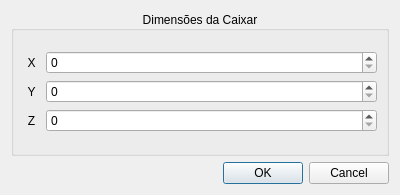
<?xml version="1.0" encoding="UTF-8"?>
<ui version="4.0">
 <class>tamanhoBox</class>
 <widget class="QDialog" name="tamanhoBox">
  <property name="geometry">
   <rect>
    <x>0</x>
    <y>0</y>
    <width>400</width>
    <height>195</height>
   </rect>
  </property>
  <property name="windowTitle">
   <string>Dialog</string>
  </property>
  <layout class="QVBoxLayout" name="verticalLayout_4">
   <item>
    <layout class="QVBoxLayout" name="verticalLayout_3">
     <item>
      <widget class="QGroupBox" name="groupBox">
       <property name="title">
        <string>Dimensões da Caixar</string>
       </property>
       <property name="alignment">
        <set>Qt::AlignCenter</set>
       </property>
       <layout class="QVBoxLayout" name="verticalLayout_2">
        <item>
         <layout class="QVBoxLayout" name="verticalLayout">
          <item>
           <layout class="QHBoxLayout" name="horizontalLayout" stretch="5,95">
            <item>
             <widget class="QLabel" name="label">
              <property name="text">
               <string>X</string>
              </property>
              <property name="alignment">
               <set>Qt::AlignCenter</set>
              </property>
             </widget>
            </item>
            <item>
             <widget class="QSpinBox" name="spinBoxBoxX"/>
            </item>
           </layout>
          </item>
          <item>
           <layout class="QHBoxLayout" name="horizontalLayout_2" stretch="5,95">
            <item>
             <widget class="QLabel" name="label_2">
              <property name="text">
               <string>Y</string>
              </property>
              <property name="alignment">
               <set>Qt::AlignCenter</set>
              </property>
             </widget>
            </item>
            <item>
             <widget class="QSpinBox" name="spinBoxBoxY"/>
            </item>
           </layout>
          </item>
          <item>
           <layout class="QHBoxLayout" name="horizontalLayout_3" stretch="5,95">
            <item>
             <widget class="QLabel" name="label_3">
              <property name="text">
               <string>Z</string>
              </property>
              <property name="alignment">
               <set>Qt::AlignCenter</set>
              </property>
             </widget>
            </item>
            <item>
             <widget class="QSpinBox" name="spinBoxBoxZ"/>
            </item>
           </layout>
          </item>
         </layout>
        </item>
       </layout>
      </widget>
     </item>
     <item>
      <widget class="QDialogButtonBox" name="buttonBox">
       <property name="orientation">
        <enum>Qt::Horizontal</enum>
       </property>
       <property name="standardButtons">
        <set>QDialogButtonBox::Cancel|QDialogButtonBox::Ok</set>
       </property>
      </widget>
     </item>
    </layout>
   </item>
  </layout>
 </widget>
 <resources/>
 <connections>
  <connection>
   <sender>buttonBox</sender>
   <signal>accepted()</signal>
   <receiver>tamanhoBox</receiver>
   <slot>accept()</slot>
   <hints>
    <hint type="sourcelabel">
     <x>248</x>
     <y>254</y>
    </hint>
    <hint type="destinationlabel">
     <x>157</x>
     <y>274</y>
    </hint>
   </hints>
  </connection>
  <connection>
   <sender>buttonBox</sender>
   <signal>rejected()</signal>
   <receiver>tamanhoBox</receiver>
   <slot>reject()</slot>
   <hints>
    <hint type="sourcelabel">
     <x>316</x>
     <y>260</y>
    </hint>
    <hint type="destinationlabel">
     <x>286</x>
     <y>274</y>
    </hint>
   </hints>
  </connection>
 </connections>
</ui>
